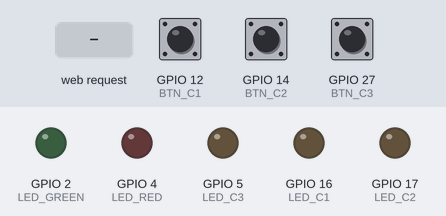
Simulated run of this sketch. Board: ESP32. On the bench: output pins drawn as LEDs (lit = HIGH). Dashed ring = blinking. The inputs (shaded band) are chosen by the test bench; at power-on: GPIO 12 (BTN_C1) HIGH, GPIO 14 (BTN_C2) HIGH, GPIO 27 (BTN_C3) HIGH. What the sketch prints to the serial monitor is not drawn.

Above: at 1.2 s.
1.3 s: HTTP request GET /results received
At 1.36 s:
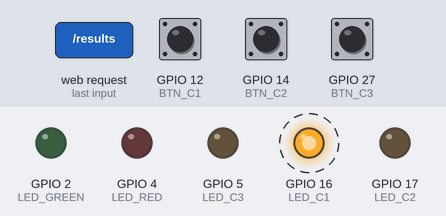
4.3 s: HTTP request GET /start received
At 5.3 s:
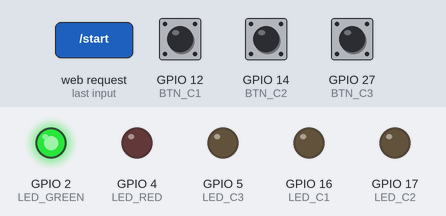
5.8 s: HTTP request GET /results received
At 5.98 s:
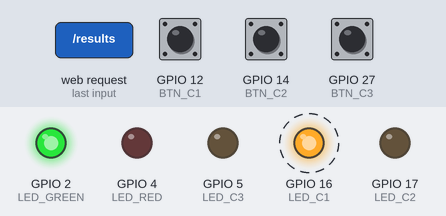
8.8 s: GPIO 12 (BTN_C1) pulled LOW for 0.15 s
At 8.91 s:
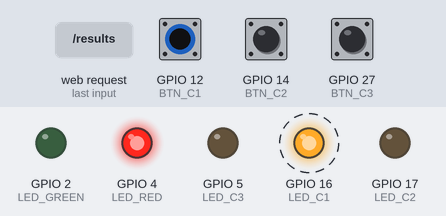
11.8 s: HTTP request GET /stop received
At 12.2 s:
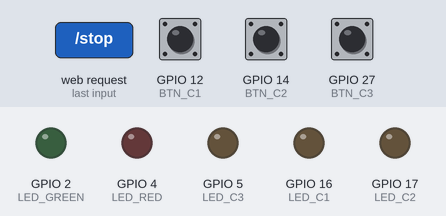
Timing chart, 0 to 14.3 s (numbered marks = the images above; inputs shaded):
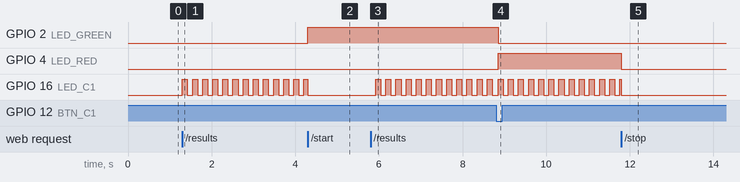

The sketch:

sketch_EVM.ino
```cpp
#include <WiFi.h>
#include <WebServer.h>

const char* ssid = "ESP32_Voting_Machine";
const char* password = "12345678password";

WebServer server(80);

// Hardware Pin Definitions
const int BTN_C1    = 12; // Candidate 1 Button
const int BTN_C2    = 14; // Candidate 2 Button
const int BTN_C3    = 27; // Candidate 3 Button

const int LED_GREEN = 2;  // Ready / Allow LED
const int LED_RED   = 4;  // Locked Out LED
const int LED_C1    = 16; // Candidate 1 LED (RX2)
const int LED_C2    = 17; // Candidate 2 LED (TX2)
const int LED_C3    = 5;  // Candidate 3 LED

// System State Variables
bool sessionActive = false;
bool readyForVote  = false;
unsigned long startTime = 0;

int votesC1 = 0;
int votesC2 = 0;
int votesC3 = 0;

unsigned long lastDebounce = 0;
const unsigned long debounceDelay = 350;

// Winner Result Blink Variables
int winnerLED = -1;
unsigned long winnerBlinkStart = 0;
unsigned long lastWinnerBlinkTime = 0;
bool winnerBlinkState = false;

void setLED(int pin, bool state) {
  digitalWrite(pin, state ? HIGH : LOW);
}

void turnOffAllLEDs() {
  setLED(LED_GREEN, false);
  setLED(LED_RED,   false);
  setLED(LED_C1,    false);
  setLED(LED_C2,    false);
  setLED(LED_C3,    false);
}

void setup() {
  Serial.begin(115200);

  pinMode(BTN_C1, INPUT_PULLUP);
  pinMode(BTN_C2, INPUT_PULLUP);
  pinMode(BTN_C3, INPUT_PULLUP);

  pinMode(LED_GREEN, OUTPUT);
  pinMode(LED_RED, OUTPUT);
  pinMode(LED_C1, OUTPUT);
  pinMode(LED_C2, OUTPUT);
  pinMode(LED_C3, OUTPUT);

  turnOffAllLEDs();

  WiFi.softAP(ssid, password);
  Serial.println("\n--- ESP32 Voting Machine Online ---");
  Serial.print("IP Address: "); Serial.println(WiFi.softAPIP());

  server.enableCORS(true);

  // Status Polling Endpoint
  server.on("/status", HTTP_GET, []() {
    unsigned long elapsed = sessionActive ? (millis() - startTime) / 1000 : 0;
    int totalVotes = votesC1 + votesC2 + votesC3;

    String json = "{";
    json += "\"session\":" + String(sessionActive ? "true" : "false") + ",";
    json += "\"ready\":" + String(readyForVote ? "true" : "false") + ",";
    json += "\"total\":" + String(totalVotes) + ",";
    json += "\"elapsed\":" + String(elapsed);
    json += "}";

    server.send(200, "application/json", json);
  });

  // Start Session Endpoint
  server.on("/start", HTTP_GET, []() {
    sessionActive = true;
    readyForVote = true;
    votesC1 = 0; votesC2 = 0; votesC3 = 0;
    startTime = millis();
    winnerLED = -1;

    turnOffAllLEDs();
    setLED(LED_GREEN, true); // Turn ON Green LED to start polling

    server.send(200, "text/plain", "STARTED");
  });

  // Stop Session Endpoint
  server.on("/stop", HTTP_GET, []() {
    sessionActive = false;
    readyForVote = false;
    winnerLED = -1;

    turnOffAllLEDs(); // Turn OFF all LEDs when session is stopped

    server.send(200, "text/plain", "STOPPED");
  });

  // Allow Next Voter Endpoint
  server.on("/allow", HTTP_GET, []() {
    if (sessionActive) {
      readyForVote = true;
      turnOffAllLEDs();
      setLED(LED_GREEN, true); // Green ON for next voter
    }
    server.send(200, "text/plain", "ALLOWED");
  });

  // Results Endpoint
  server.on("/results", HTTP_GET, []() {
    struct Candidate { int id; int votes; };
    Candidate list[3] = { {1, votesC1}, {2, votesC2}, {3, votesC3} };

    for (int i = 0; i < 2; i++) {
      for (int j = i + 1; j < 3; j++) {
        if (list[j].votes > list[i].votes) {
          Candidate temp = list[i];
          list[i] = list[j];
          list[j] = temp;
        }
      }
    }

    if (list[0].id == 1) winnerLED = LED_C1;
    else if (list[0].id == 2) winnerLED = LED_C2;
    else if (list[0].id == 3) winnerLED = LED_C3;

    winnerBlinkStart = millis();

    String json = "{\"rank\":[";
    json += "{\"id\":" + String(list[0].id) + ",\"votes\":" + String(list[0].votes) + "},";
    json += "{\"id\":" + String(list[1].id) + ",\"votes\":" + String(list[1].votes) + "},";
    json += "{\"id\":" + String(list[2].id) + ",\"votes\":" + String(list[2].votes) + "}";
    json += "]}";

    server.send(200, "application/json", json);
  });

  server.begin();
}

void loop() {
  server.handleClient();
  unsigned long now = millis();

  // Handle Candidate Buttons
  if (sessionActive && readyForVote && (now - lastDebounce > debounceDelay)) {
    int b1 = digitalRead(BTN_C1);
    int b2 = digitalRead(BTN_C2);
    int b3 = digitalRead(BTN_C3);

    if (b1 == LOW || b2 == LOW || b3 == LOW) {
      delay(50); // Debounce filter
      b1 = digitalRead(BTN_C1);
      b2 = digitalRead(BTN_C2);
      b3 = digitalRead(BTN_C3);

      int voted = 0;
      if (b1 == LOW) voted = 1;
      else if (b2 == LOW) voted = 2;
      else if (b3 == LOW) voted = 3;

      if (voted > 0) {
        lastDebounce = now;
        readyForVote = false; // Lock system immediately

        if (voted == 1) votesC1++;
        else if (voted == 2) votesC2++;
        else if (voted == 3) votesC3++;

        // Clear all LEDs, then turn ON Red LED and ONLY the voted candidate LED
        turnOffAllLEDs();
        setLED(LED_RED, true);

        if (voted == 1) setLED(LED_C1, true);
        else if (voted == 2) setLED(LED_C2, true);
        else if (voted == 3) setLED(LED_C3, true);
      }
    }
  }

  // Non-blocking Winner LED Blinking on View Results (Blinks for 6 seconds)
  if (winnerLED != -1) {
    if (now - winnerBlinkStart < 6000) {
      if (now - lastWinnerBlinkTime > 120) {
        lastWinnerBlinkTime = now;
        winnerBlinkState = !winnerBlinkState;
        setLED(winnerLED, winnerBlinkState);
      }
    } else {
      setLED(winnerLED, false);
      winnerLED = -1;
    }
  }
}
```

Measured:
- after the input at 1.3 s, GPIO 16 (LED_C1): alternates HIGH for 0.12 s and LOW for 0.12 s, starting at once
- after the input at 4.3 s, GPIO 2 (LED_GREEN): LOW → HIGH at once; GPIO 16 (LED_C1): goes on until 4.3 s, then stays LOW
- after the input at 5.8 s, GPIO 16 (LED_C1): alternates HIGH for 0.12 s and LOW for 0.12 s, starting after 0.12 s
- after the input at 8.8 s, GPIO 2 (LED_GREEN): HIGH → LOW after 0.05 s; GPIO 4 (LED_RED): LOW → HIGH after 0.05 s
- after the input at 11.8 s, GPIO 4 (LED_RED): HIGH → LOW at once
